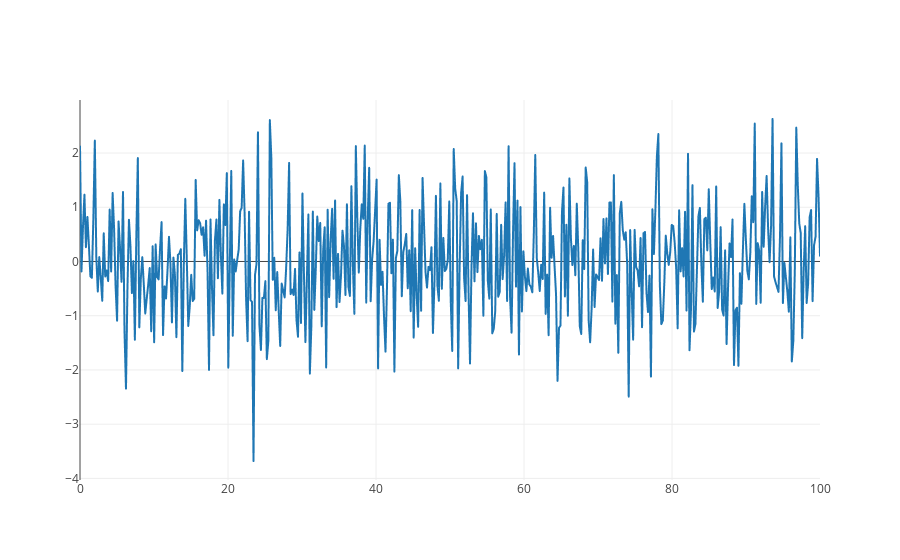

Notebook source saved alongside this figure:
### Code cell
iplot(data)

### Figure 1 — Plotly figure (JSON) as saved in the notebook; plotly's stock layout.template omitted (floating-point values rounded to 4 significant figures; data arrays with more than 128 entries replaced by an {"elided": "..."} marker saying what was removed)
{"data": [{"type": "scattergl", "uid": "ec22f7be-e16f-49e1-bb92-b4f52031cdba", "x": {"elided": "500 float values"}, "y": {"elided": "500 float values"}}], "layout": {}}
